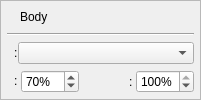
            <widget class="QFrame" name="group_fill_color_2">
             <property name="sizePolicy">
              <sizepolicy hsizetype="Preferred" vsizetype="Fixed">
               <horstretch>0</horstretch>
               <verstretch>0</verstretch>
              </sizepolicy>
             </property>
             <property name="minimumSize">
              <size>
               <width>0</width>
               <height>0</height>
              </size>
             </property>
             <property name="frameShape">
              <enum>QFrame::Shape::StyledPanel</enum>
             </property>
             <property name="frameShadow">
              <enum>QFrame::Shadow::Sunken</enum>
             </property>
             <property name="surfaceRole" stdset="0">
              <string>group</string>
             </property>
             <layout class="QVBoxLayout" name="layout_fill_color_controls_2">
              <property name="spacing">
               <number>6</number>
              </property>
              <property name="leftMargin">
               <number>6</number>
              </property>
              <property name="topMargin">
               <number>6</number>
              </property>
              <property name="rightMargin">
               <number>6</number>
              </property>
              <property name="bottomMargin">
               <number>6</number>
              </property>
              <item>
               <widget class="QWidget" name="point_color_header_2" native="true">
                <layout class="QHBoxLayout" name="layout_point_size_mode_buttons_4">
                 <property name="spacing">
                  <number>0</number>
                 </property>
                 <property name="leftMargin">
                  <number>0</number>
                 </property>
                 <property name="topMargin">
                  <number>0</number>
                 </property>
                 <property name="rightMargin">
                  <number>0</number>
                 </property>
                 <property name="bottomMargin">
                  <number>0</number>
                 </property>
                 <item alignment="Qt::AlignmentFlag::AlignLeft">
                  <widget class="QWidget" name="group_icon_point_color_2" native="true">
                   <property name="sizePolicy">
                    <sizepolicy hsizetype="Expanding" vsizetype="Preferred">
                     <horstretch>0</horstretch>
                     <verstretch>0</verstretch>
                    </sizepolicy>
                   </property>
                   <layout class="QHBoxLayout" name="horizontalLayout_13">
                    <property name="spacing">
                     <number>6</number>
                    </property>
                    <property name="leftMargin">
                     <number>0</number>
                    </property>
                    <property name="topMargin">
                     <number>0</number>
                    </property>
                    <property name="rightMargin">
                     <number>12</number>
                    </property>
                    <property name="bottomMargin">
                     <number>0</number>
                    </property>
                    <item>
                     <widget class="QLabel" name="label_point_color_icon_2">
                      <property name="toolTip">
                       <string>thumbnail body</string>
                      </property>
                      <property name="text">
                       <string/>
                      </property>
                      <property name="pixmap">
                       <pixmap>../../shared/icons/material/thumb_body.svg</pixmap>
                      </property>
                      <property name="iconName" stdset="0">
                       <string>thumb_body</string>
                      </property>
                      <property name="iconSize" stdset="0">
                       <number>20</number>
                      </property>
                     </widget>
                    </item>
                    <item>
                     <widget class="QLabel" name="label_3">
                      <property name="text">
                       <string>Body</string>
                      </property>
                     </widget>
                    </item>
                   </layout>
                  </widget>
                 </item>
                </layout>
               </widget>
              </item>
              <item>
               <widget class="Line" name="line_5">
                <property name="orientation">
                 <enum>Qt::Orientation::Horizontal</enum>
                </property>
                <property name="separatorRole" stdset="0">
                 <string>inset</string>
                </property>
               </widget>
              </item>
              <item>
               <widget class="QWidget" name="widget_9" native="true">
                <layout class="QHBoxLayout" name="layout_preview_fill_color">
                 <property name="spacing">
                  <number>0</number>
                 </property>
                 <property name="leftMargin">
                  <number>0</number>
                 </property>
                 <property name="topMargin">
                  <number>0</number>
                 </property>
                 <property name="rightMargin">
                  <number>0</number>
                 </property>
                 <property name="bottomMargin">
                  <number>0</number>
                 </property>
                 <item>
                  <widget class="QWidget" name="widget_10" native="true">
                   <layout class="QHBoxLayout" name="horizontalLayout_21">
                    <property name="spacing">
                     <number>0</number>
                    </property>
                    <property name="leftMargin">
                     <number>0</number>
                    </property>
                    <property name="topMargin">
                     <number>0</number>
                    </property>
                    <property name="rightMargin">
                     <number>0</number>
                    </property>
                    <property name="bottomMargin">
                     <number>0</number>
                    </property>
                    <item>
                     <widget class="QLabel" name="label_point_color_icon_3">
                      <property name="toolTip">
                       <string>thumbnail coloring</string>
                      </property>
                      <property name="text">
                       <string/>
                      </property>
                      <property name="pixmap">
                       <pixmap>../../shared/icons/material/fill_color.svg</pixmap>
                      </property>
                      <property name="iconName" stdset="0">
                       <string>fill_color</string>
                      </property>
                      <property name="iconSize" stdset="0">
                       <number>20</number>
                      </property>
                     </widget>
                    </item>
                    <item>
                     <widget class="QLabel" name="label_preview_border_color_separator_3">
                      <property name="sizePolicy">
                       <sizepolicy hsizetype="Fixed" vsizetype="Preferred">
                        <horstretch>0</horstretch>
                        <verstretch>0</verstretch>
                       </sizepolicy>
                      </property>
                      <property name="text">
                       <string>:</string>
                      </property>
                     </widget>
                    </item>
                   </layout>
                  </widget>
                 </item>
                 <item>
                  <widget class="QComboBox" name="combo_preview_fill_color">
                   <property name="toolTip">
                    <string>Choose preview background color</string>
                   </property>
                   <property name="sizePolicy">
                    <sizepolicy hsizetype="Expanding" vsizetype="Fixed">
                     <horstretch>0</horstretch>
                     <verstretch>0</verstretch>
                    </sizepolicy>
                   </property>
                  </widget>
                 </item>
                </layout>
               </widget>
              </item>
              <item>
               <widget class="QWidget" name="thumbnail_body_coloring_layer" native="true">
                <layout class="QHBoxLayout" name="horizontalLayout_22">
                 <property name="spacing">
                  <number>3</number>
                 </property>
                 <property name="leftMargin">
                  <number>0</number>
                 </property>
                 <property name="topMargin">
                  <number>0</number>
                 </property>
                 <property name="rightMargin">
                  <number>0</number>
                 </property>
                 <property name="bottomMargin">
                  <number>0</number>
                 </property>
                 <item>
                  <widget class="QWidget" name="widget_11" native="true">
                   <property name="sizePolicy">
                    <sizepolicy hsizetype="Fixed" vsizetype="Fixed">
                     <horstretch>0</horstretch>
                     <verstretch>0</verstretch>
                    </sizepolicy>
                   </property>
                   <layout class="QHBoxLayout" name="horizontalLayout_23">
                    <property name="spacing">
                     <number>0</number>
                    </property>
                    <property name="leftMargin">
                     <number>0</number>
                    </property>
                    <property name="topMargin">
                     <number>0</number>
                    </property>
                    <property name="rightMargin">
                     <number>0</number>
                    </property>
                    <property name="bottomMargin">
                     <number>0</number>
                    </property>
                    <item>
                     <widget class="QLabel" name="label_frame_opacity_icon_2">
                      <property name="toolTip">
                       <string>coloring intensity</string>
                      </property>
                      <property name="text">
                       <string/>
                      </property>
                      <property name="pixmap">
                       <pixmap>../../shared/icons/material/roller.svg</pixmap>
                      </property>
                      <property name="iconName" stdset="0">
                       <string>roller</string>
                      </property>
                      <property name="iconSize" stdset="0">
                       <number>20</number>
                      </property>
                     </widget>
                    </item>
                    <item>
                     <widget class="QLabel" name="label_frame_opacity_separator_2">
                      <property name="text">
                       <string>:</string>
                      </property>
                     </widget>
                    </item>
                   </layout>
                  </widget>
                 </item>
                 <item>
                  <widget class="QSpinBox" name="spin_preview_fill_opacity">
                   <property name="toolTip">
                    <string>Preview background opacity</string>
                   </property>
                   <property name="suffix">
                    <string>%</string>
                   </property>
                   <property name="minimum">
                    <number>10</number>
                   </property>
                   <property name="maximum">
                    <number>100</number>
                   </property>
                   <property name="singleStep">
                    <number>10</number>
                   </property>
                   <property name="value">
                    <number>70</number>
                   </property>
                  </widget>
                 </item>
                 <item>
                  <widget class="QWidget" name="thumbnail_body_opcacity" native="true">
                   <layout class="QHBoxLayout" name="horizontalLayout_24">
                    <property name="spacing">
                     <number>3</number>
                    </property>
                    <property name="leftMargin">
                     <number>0</number>
                    </property>
                    <property name="topMargin">
                     <number>0</number>
                    </property>
                    <property name="rightMargin">
                     <number>0</number>
                    </property>
                    <property name="bottomMargin">
                     <number>0</number>
                    </property>
                    <item>
                     <widget class="QWidget" name="widget_12" native="true">
                      <layout class="QHBoxLayout" name="horizontalLayout_25">
                       <property name="spacing">
                        <number>0</number>
                       </property>
                       <property name="leftMargin">
                        <number>0</number>
                       </property>
                       <property name="topMargin">
                        <number>0</number>
                       </property>
                       <property name="rightMargin">
                        <number>0</number>
                       </property>
                       <property name="bottomMargin">
                        <number>0</number>
                       </property>
                       <item>
                        <spacer name="horizontalSpacer_3">
                         <property name="orientation">
                          <enum>Qt::Orientation::Horizontal</enum>
                         </property>
                         <property name="sizeHint" stdset="0">
                          <size>
                           <width>40</width>
                           <height>20</height>
                          </size>
                         </property>
                        </spacer>
                       </item>
                       <item>
                        <widget class="QLabel" name="label_frame_opacity_icon_3">
                         <property name="toolTip">
                          <string>body opacity</string>
                         </property>
                         <property name="text">
                          <string/>
                         </property>
                         <property name="pixmap">
                          <pixmap>../../shared/icons/material/opacity.svg</pixmap>
                         </property>
                         <property name="iconName" stdset="0">
                          <string>opacity</string>
                         </property>
                         <property name="iconSize" stdset="0">
                          <number>20</number>
                         </property>
                        </widget>
                       </item>
                       <item>
                        <widget class="QLabel" name="label_frame_opacity_separator_3">
                         <property name="text">
                          <string>:</string>
                         </property>
                        </widget>
                       </item>
                      </layout>
                     </widget>
                    </item>
                    <item>
                     <widget class="QSpinBox" name="spin_body_opacity">
                      <property name="toolTip">
                       <string>Preview image opacity</string>
                      </property>
                      <property name="suffix">
                       <string>%</string>
                      </property>
                      <property name="minimum">
                       <number>60</number>
                      </property>
                      <property name="maximum">
                       <number>100</number>
                      </property>
                      <property name="singleStep">
                       <number>10</number>
                      </property>
                      <property name="value">
                       <number>100</number>
                      </property>
                     </widget>
                    </item>
                   </layout>
                  </widget>
                 </item>
                </layout>
               </widget>
              </item>
             </layout>
            </widget>
